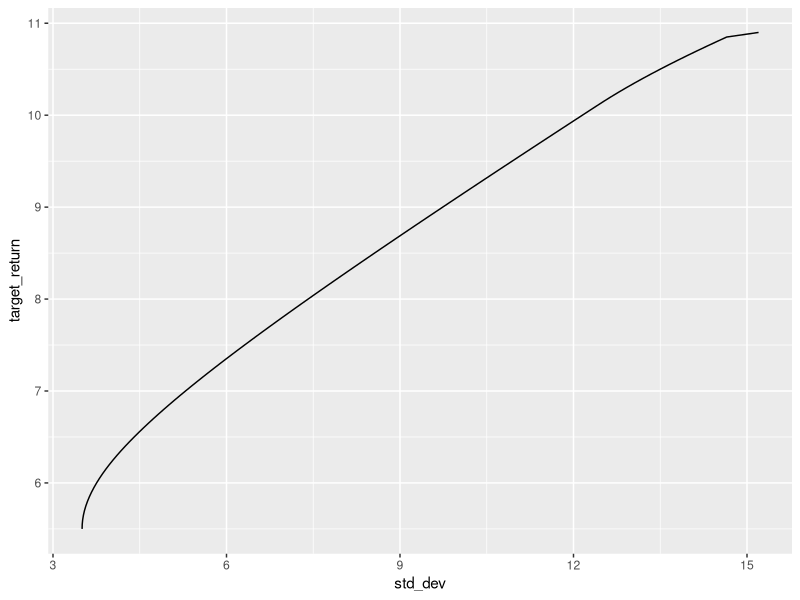

Here is the R script that generated this plot:
# Data for efficient frontier plot

library(quadprog)
library(dplyr)
library(tibble)
library(ggplot2)
library(readr)

# Finds an optimal portfolio allocation for given target return
#     returns - a vector of expected returns of different assets
#     sigmas  - a vector of expected standard deviations
#     corrMat - correlation matrix
#     target  - required level of return
optimize_for_target_return <- function(returns, sigmas, corr_mat, target)
{
  # We are solving a quadratic programming problem:
  # x^T * H * x -> min subject to 
  # x * returns^T = target
  # sum(x) = 1
  # x >= 0
  
  n <- length(returns);
  
  # Variance-covariance matrix
  Dmat <- diag(as.vector(sigmas)) %*% corr_mat %*% diag(as.vector(sigmas));
  
  # Linear term is zero
  dvec <- rep(0, n);
  
  # Total weight is 1
  A1 <- matrix(rep(1, n), nrow=1);
  b1 <- 1;
  
  # Total return matches target
  A2 <- matrix(returns, nrow=1);
  b2 <- target;
  
  # x >= 0
  A3 <- diag(n);
  b3 <- matrix(rep(0, n), ncol=1);

  Amat <- rbind(A1, A2, A3);
  bvec <- rbind(b1, b2, b3);
  
  # Minimize 1/2*x^T*D*x - d^T*x subject to
  # A*x >= b
  # Where first 2 rows in A are equalities
  weights <- solve.QP(Dmat, dvec, t(Amat), bvec, meq=2)$solution;
  
  sigma <- sqrt(t(weights) %*% Dmat %*% weights);
  
  list(weights = unlist(weights), sigma=sigma[[1]]);
}


calculate_efficient_frontier <- function(returns, sigmas, corr_mat, min_return, max_return, step=0.05) {
   
  result <- c()
  
  for (return in seq(min_return, max_return, step)) {
    
    solution <- tryCatch({
      optimize_for_target_return(returns, sigmas, corr_mat, return);
    }, error = function(e) {
      NULL
    })
    
    if (is.null(solution)) {
      next;
    }
    
    weights <- solution$weights * 100
    names(weights) <- names(returns)
    
    sigma <- solution$sigma

    t <- tibble(
      "target_return" = return,
      "std_dev" = sigma
    ) %>% 
      bind_cols(as_tibble_row(weights))
    
    result <- bind_rows(result, t)
  }
  
  result
}

mu = c(
  "stocks" = 10.9,
  "bonds" = 5.2,
  "reit" = 10.8,
  "gold" = 7.0
)

sigmas <- c(
  "stocks" = 15.2, 
  "bonds" = 3.6,
  "reit" = 19.2,
  "gold" = 15.6
)

corr_mat <- matrix(c(
  1.00, 0.00, 0.59, 0.04,
  0.00, 1.00, 0.19, 0.28,
  0.59, 0.19, 1.00, 0.13,
  0.04, 0.28, 0.13, 1.00
), nrow=4)

frontier_data <- calculate_efficient_frontier(mu, sigmas, corr_mat, 0, 20)

return_with_min_std <- frontier_data %>% 
  filter(std_dev == min(std_dev)) %>% 
  select(target_return) %>% 
  unlist()

frontier_data <- frontier_data %>% 
  filter(target_return >= return_with_min_std)

frontier_data %>% 
  ggplot(aes(std_dev, target_return)) + 
  geom_line()

frontier_data %>% write_csv("efficient_frontier_plot_data.csv")

bonds_and_gold_sigma <- 12
gold_fraction = (bonds_and_gold_sigma - sigmas["bonds"]) / (sigmas["gold"] - sigmas["bonds"])
bonds_and_gold_return <- mu["bonds"] + gold_fraction * (mu["gold"] - mu["bonds"])

frontier_data %>% 
  filter(
    round(std_dev, 1) %in% c(bonds_and_gold_sigma)
    |
    target_return == round(bonds_and_gold_return, 1)
  )
  
frontier_data %>% 
  filter(round(std_dev, 1) == 9.3) %>% 
  mutate(
    stocks_mid = stocks / 2,
    bonds_mid = ((stocks+bonds) + (stocks)) / 2,
    reit_mid = ((stocks+bonds+reit) + (stocks+bonds)) / 2,
    gold_mid = (100 + (stocks+bonds+reit)) / 2
  )

